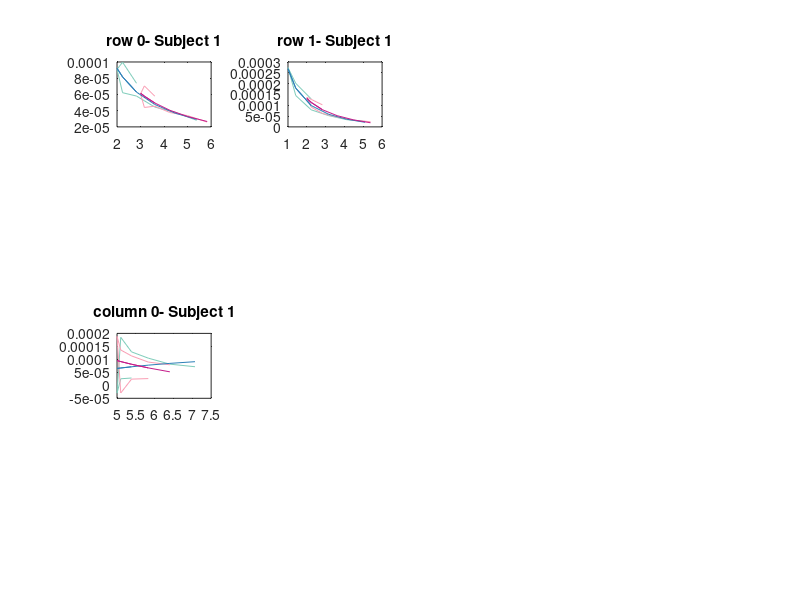

This figure's MATLAB source: (Note: this script raises an error after producing the figure.)
clear all
close all
load('all12.mat')

% 1 0b5a2e
jp=3;
kp=6;
jm=4;
km=6;
for j=1:8;
    for k=1:8;
        dxp=j-jp;
        dyp=k-kp;
        dxm=j-jm;
        dym=k-km;
        dp=sqrt(dxp^2+dyp^2);
        dm=sqrt(dxm^2+dym^2);
        theory1(j,k)=((100/dp)-(100/dm));
        Dp1(j,k)=dp;
        Dm1(j,k)=dm;
    end;
end;
E1=m0b5a2e;
T1=reshape(theory1',[64,1]);
DP1=reshape(Dp1',[64,1]);
DM1=reshape(Dm1',[64,1]);


% 2 702d24
jp=2;
kp=5;
jm=2;
km=6;
for j=1:8;
    for k=1:8;
        dxp=j-jp;
        dyp=k-kp;
        dxm=j-jm;
        dym=k-km;
        dp=sqrt(dxp^2+dyp^2);
        dm=sqrt(dxm^2+dym^2);
        theory2(j,k)=((100/dp)-(100/dm));
        Dp2(j,k)=dp;
        Dm2(j,k)=dm;
    end;
end;
E2=m702d24;
T2=reshape(theory2',[64,1]);
DP2=reshape(Dp2',[64,1]);
DM2=reshape(Dm2',[64,1]);

% 3 7dbdec
jp=2;
kp=3;
jm=2;
km=4;
for j=1:8;
    for k=1:8;
        dxp=j-jp;
        dyp=k-kp;
        dxm=j-jm;
        dym=k-km;
        dp=sqrt(dxp^2+dyp^2);
        dm=sqrt(dxm^2+dym^2);
        theory3(j,k)=((100/dp)-(100/dm));
        Dp3(j,k)=dp;
        Dm3(j,k)=dm;
    end;
end;
E3=m7dbdec;
T3=reshape(theory3',[64,1]);
DP3=reshape(Dp3',[64,1]);
DM3=reshape(Dm3',[64,1]);

% 4 9ab7ab
jp=8;
kp=3;
jm=8;
km=4;
for j=1:8;
    for k=1:8;
        dxp=j-jp;
        dyp=k-kp;
        dxm=j-jm;
        dym=k-km;
        dp=sqrt(dxp^2+dyp^2);
        dm=sqrt(dxm^2+dym^2);
        theory4(j,k)=((100/dp)-(100/dm));
        Dp4(j,k)=dp;
        Dm4(j,k)=dm;
    end;
end;
E4=m9ab7ab;
T4=reshape(theory4',[64,1]);
DP4=reshape(Dp4',[64,1]);
DM4=reshape(Dm4',[64,1]);

% 5 c91479
jp=7;
kp=7;
jm=7;
km=8;
for j=1:8;
    for k=1:8;
        dxp=j-jp;
        dyp=k-kp;
        dxm=j-jm;
        dym=k-km;
        dp=sqrt(dxp^2+dyp^2);
        dm=sqrt(dxm^2+dym^2);
        theory5(j,k)=((100/dp)-(100/dm));
        Dp5(j,k)=dp;
        Dm5(j,k)=dm;
    end;
end;
E5=mc91479;
T5=-1*reshape(theory5',[64,1]);
DP5=reshape(Dp5',[64,1]);
DM5=reshape(Dm5',[64,1]);

% 6 d5cd55
jp=7;
kp=6;
jm=8;
km=6;
for j=1:8;
    for k=1:8;
        dxp=j-jp;
        dyp=k-kp;
        dxm=j-jm;
        dym=k-km;
        dp=sqrt(dxp^2+dyp^2);
        dm=sqrt(dxm^2+dym^2);
        theory6(j,k)=((100/dp)-(100/dm));
        Dp6(j,k)=dp;
        Dm6(j,k)=dm;
    end;
end;
E6=md5cd55;
T6=reshape(theory6',[64,1]);
DP6=reshape(Dp6',[64,1]);
DM6=reshape(Dm6',[64,1]);

% 7 ecb43e
jp=7;
kp=8;
jm=8;
km=8;
for j=1:8;
    for k=1:8;
        dxp=j-jp;
        dyp=k-kp;
        dxm=j-jm;
        dym=k-km;
        dp=sqrt(dxp^2+dyp^2);
        dm=sqrt(dxm^2+dym^2);
        theory7(j,k)=((100/dp)-(100/dm));
        Dp7(j,k)=dp;
        Dm7(j,k)=dm;
    end;
end;
E7=mecb43e;
T7=reshape(theory7',[64,1]);
DP7=reshape(Dp7',[64,1]);
DM7=reshape(Dm7',[64,1]);

%
%% 2-7-2018 - DJC - fitting part

% collect all the data into one place

E_mat = [E1 E2 E3 E4 E5 E6 E7];
T_mat = [T1 T2 T3 T4 T5 T6 T7];
DP_mat = [DP1 DP2 DP3 DP4 DP5 DP6 DP7];
DM_mat = [DM1 DM2 DM3 DM4 DM5 DM6 DM7];

% define colors for plotting
colors = [127,205,187;44,127,184;250,159,181;197,27,138]/256;
figure

for i = 1:size(E_mat,2)
    figure_subj =figure('units','normalized','outerposition',[0 0 1 1]);
    
    fit_vals_p_r_total = [];
    fit_vals_p_c_total = [];
    fit_vals_m_r_total = [];
    fit_vals_m_c_total = [];
    
    for j = 0:size(E_mat,1)/8-1
        %subplot(8,2,2*j+1)
        
        % optimization for row
        % vanilla linear regression
        
        y_p = E_mat(8*j+1:8*j+8,i)./(T_mat(8*j+1:8*j+8,i).*DP_mat(8*j+1:8*j+8,i));
        x_p = T_mat(8*j+1:8*j+8,i)./(T_mat(8*j+1:8*j+8,i).*DP_mat(8*j+1:8*j+8,i));
        x_p = [ones(length(x_p),1) x_p];
        calculated_p = x_p(~isnan(y_p),:)\y_p(~isnan(y_p));
        
        y_m = E_mat(8*j+1:8*j+8,i)./(T_mat(8*j+1:8*j+8,i).*DM_mat(8*j+1:8*j+8,i));
        x_m = T_mat(8*j+1:8*j+8,i)./(T_mat(8*j+1:8*j+8,i).*DM_mat(8*j+1:8*j+8,i));
        x_m = [ones(length(x_m),1) x_m];
        calculated_m = x_m(~isnan(y_m),:)\y_m(~isnan(y_m));
        
        % plotting for the row
        subplot_ind(j+1) = subplot(4,4,j+1);
        plot(DP_mat(8*j+1:8*j+8,i),E_mat(8*j+1:8*j+8,i)./(T_mat(8*j+1:8*j+8,i).*DP_mat(8*j+1:8*j+8,i)),'color',colors(1,:));hold on;
        plot(DM_mat(8*j+1:8*j+8,i),E_mat(8*j+1:8*j+8,i)./(T_mat(8*j+1:8*j+8,i).*DM_mat(8*j+1:8*j+8,i)),'color',colors(3,:));hold on;
        plot(DP_mat(8*j+1:8*j+8,i),(calculated_p(2)*T_mat(8*j+1:8*j+8,i)./(T_mat(8*j+1:8*j+8,i).*DP_mat(8*j+1:8*j+8,i))+calculated_p(1)),'color',colors(2,:));hold on;
        plot(DM_mat(8*j+1:8*j+8,i),(calculated_m(2)*T_mat(8*j+1:8*j+8,i)./(T_mat(8*j+1:8*j+8,i).*DM_mat(8*j+1:8*j+8,i))+calculated_m(1)),'color',colors(4,:));hold on;
        %         legend('E/D*T scaled by distance to positive electrode','E/D*T scaled by distance to negative electrode',...
        %             'coeff*T/D*T scaled by distance to positive electrode','coeff*T/D*T scaled by distance to negative electrode')
        %         xlabel('Distance to electrode (cm)')
        %         ylabel('Plot of E/D*T and coeff*T/D*T')
        title(['row ' num2str(j) '- Subject ' num2str(i)])
        
        fit_vals_p_r(:,j+1) = calculated_p;
        fit_vals_m_r(:,j+1) = calculated_m;
        
         fit_vals_p_r_total(i,:,:) = fit_vals_p_r;
         fit_vals_m_r_total(i,:,:) = fit_vals_m_r;
        % now onto the columns
        
        % subplot(8,2,2*(j+1))
        subplot_ind(j+9) = subplot(4,4,j+9);
        
        % optimization for column
        % vanilla linear regression
        y_p = E_mat(j+1:8:64-7+j,i)./(T_mat(j+1:8:64-7+j,i).*DP_mat(j+1:8:64-7+j,i));
        x_p = T_mat(j+1:8:64-7+j,i)./(T_mat(j+1:8:64-7+j,i).*DP_mat(j+1:8:64-7+j,i));
        x_p = [ones(length(x_p),1) x_p];
        calculated_p = x_p(~isnan(y_p),:)\y_p(~isnan(y_p));
        
        y_m = E_mat(j+1:8:64-7+j,i)./(T_mat(j+1:8:64-7+j,i).*DM_mat(j+1:8:64-7+j,i));
        x_m = T_mat(j+1:8:64-7+j,i)./(T_mat(j+1:8:64-7+j,i).*DM_mat(j+1:8:64-7+j,i));
        x_m = [ones(length(x_m),1) x_m];
        calculated_m = x_m(~isnan(y_m),:)\y_m(~isnan(y_m));
        
        % plotting for the column
        
        plot(DP_mat(j+1:8:64-7+j,i),E_mat(j+1:8:64-7+j,i)./(T_mat(j+1:8:64-7+j,i).*DP_mat(j+1:8:64-7+j,i)),'color',colors(1,:));hold on;
        plot(DM_mat(j+1:8:64-7+j,i),E_mat(j+1:8:64-7+j,i)./(T_mat(j+1:8:64-7+j,i).*DM_mat(j+1:8:64-7+j,i)),'color',colors(3,:));hold on;
        plot(DP_mat(j+1:8:64-7+j,i),(calculated_p(2)*T_mat(j+1:8:64-7+j,i)./(T_mat(j+1:8:64-7+j,i).*DP_mat(j+1:8:64-7+j,i))+calculated_p(1)),'color',colors(2,:));hold on;
        plot(DM_mat(j+1:8:64-7+j,i),(calculated_m(2)*T_mat(j+1:8:64-7+j,i)./(T_mat(j+1:8:64-7+j,i).*DM_mat(j+1:8:64-7+j,i))+calculated_m(1)),'color',colors(4,:));hold on;
        %         legend('E/D*T scaled by distance to positive electrode','E/D*T scaled by distance to negative electrode',...
        %             'coeff*T/D*T scaled by distance to positive electrode','coeff*T/D*T scaled by distance to negative electrode')
        %         xlabel('Distance to electrode (cm)')
        %         ylabel('Plot of E/D*T and coeff*T/D*T')
        title(['column ' num2str(j) '- Subject ' num2str(i)])
        
        fit_vals_p_c(:,j+1) = calculated_p;
        fit_vals_m_c(:,j+1) = calculated_m;
        
         fit_vals_p_c_total(i,:,:) = fit_vals_p_c;
         fit_vals_m_c_total(i,:,:) = fit_vals_m_c;
    end
    
    lg = legend('E/D*T scaled by distance to positive electrode','E/D*T scaled by distance to negative electrode',...
        'coeff*T/D*T + offset scaled by distance to positive electrode','coeff*T/D*T + offset scaled by distance to negative electrode');
    lg.Location = 'southeast';
    xlabel('Distance to electrode (cm)')
    ylabel('Plot of E/D*T and coeff*T/D*T')
    format short
    arrayfun(@(x) pbaspect(x, [1 1 1]), subplot_ind);
    drawnow;
    pos = arrayfun(@plotboxpos, subplot_ind, 'uni', 0);
    dim = cellfun(@(x) x.*[1 1 0.5 0.5], pos, 'uni',0);
    for i = 1:size(E_mat,1)/8
        annotation(figure_subj, 'textbox', dim{i}, 'String', {['Slope coefficient positive = ' num2str(fit_vals_p_r(1,i))],...
            ['offset positive = ' num2str(fit_vals_p_r(2,i))],['Slope coefficient negative = ' num2str(fit_vals_m_r(1,i))],...
            ['offset negative = ' num2str(fit_vals_m_r(2,i))]},...
            'vert', 'bottom', 'FitBoxToText','on','EdgeColor','none');
        
        annotation(figure_subj, 'textbox', dim{i+8}, 'String', {['Slope coefficient positive = ' num2str(fit_vals_p_c(1,i))],...
            ['offset positive = ' num2str(fit_vals_p_c(2,i))],['Slope coefficient negative = ' num2str(fit_vals_m_c(1,i))],...
            ['offset negative = ' num2str(fit_vals_m_c(2,i))]},...
            'vert', 'bottom', 'FitBoxToText','on','EdgeColor','none');
        
    end
    
    OUTPUT_DIR = pwd;
    saveFigBool = false;
    if saveFigBool
        SaveFig(OUTPUT_DIR,sprintf(['exp_over_theory_fit_subj_' num2str(i)]), 'png', '-r600');
    end
    
end